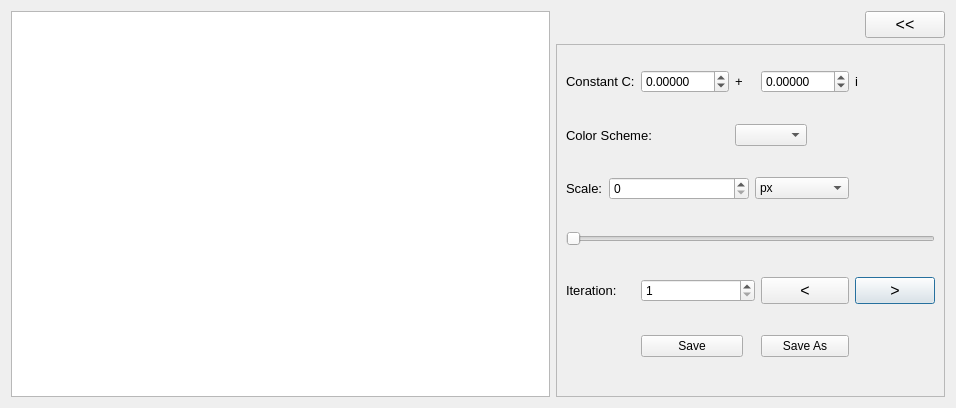
<?xml version="1.0" encoding="UTF-8"?>
<ui version="4.0">
 <class>Fractal_Dialog_Window</class>
 <widget class="QDialog" name="Fractal_Dialog_Window">
  <property name="geometry">
   <rect>
    <x>0</x>
    <y>0</y>
    <width>956</width>
    <height>408</height>
   </rect>
  </property>
  <property name="windowTitle">
   <string>Множина Жюліа</string>
  </property>
  <property name="windowIcon">
   <iconset resource="Resources.qrc">
    <normaloff>:/Icons/Icons/2.png</normaloff>:/Icons/Icons/2.png</iconset>
  </property>
  <layout class="QGridLayout" name="gridLayout_2">
   <item row="0" column="0" rowspan="2">
    <widget class="QGraphicsView" name="graphicsView"/>
   </item>
   <item row="1" column="1">
    <widget class="QFrame" name="frame">
     <property name="autoFillBackground">
      <bool>true</bool>
     </property>
     <property name="frameShape">
      <enum>QFrame::StyledPanel</enum>
     </property>
     <property name="frameShadow">
      <enum>QFrame::Raised</enum>
     </property>
     <layout class="QGridLayout" name="gridLayout" columnstretch="0,0,0,0,0,0,0,0">
      <property name="topMargin">
       <number>0</number>
      </property>
      <item row="5" column="7">
       <widget class="QPushButton" name="IterationForwardButton">
        <property name="font">
         <font>
          <pointsize>12</pointsize>
         </font>
        </property>
        <property name="text">
         <string>&gt;</string>
        </property>
       </widget>
      </item>
      <item row="2" column="0" colspan="3" alignment="Qt::AlignLeft">
       <widget class="QLabel" name="ColorScheme">
        <property name="font">
         <font>
          <pointsize>10</pointsize>
         </font>
        </property>
        <property name="text">
         <string>Color Scheme:</string>
        </property>
       </widget>
      </item>
      <item row="5" column="2" colspan="4">
       <widget class="QSpinBox" name="iterationSpinBox">
        <property name="minimum">
         <number>1</number>
        </property>
        <property name="maximum">
         <number>5000</number>
        </property>
       </widget>
      </item>
      <item row="3" column="5" colspan="2">
       <widget class="QComboBox" name="scaleComboBox">
        <item>
         <property name="text">
          <string>px</string>
         </property>
        </item>
        <item>
         <property name="text">
          <string>cm</string>
         </property>
        </item>
        <item>
         <property name="text">
          <string>mm</string>
         </property>
        </item>
       </widget>
      </item>
      <item row="1" column="7">
       <widget class="QLabel" name="I_Label">
        <property name="font">
         <font>
          <pointsize>10</pointsize>
         </font>
        </property>
        <property name="text">
         <string>i</string>
        </property>
       </widget>
      </item>
      <item row="5" column="0" colspan="2">
       <widget class="QLabel" name="Iteration">
        <property name="font">
         <font>
          <pointsize>10</pointsize>
         </font>
        </property>
        <property name="text">
         <string>Iteration:</string>
        </property>
       </widget>
      </item>
      <item row="5" column="6">
       <widget class="QPushButton" name="IterationBackwardButton">
        <property name="font">
         <font>
          <pointsize>12</pointsize>
         </font>
        </property>
        <property name="text">
         <string>&lt;</string>
        </property>
       </widget>
      </item>
      <item row="1" column="0" colspan="2">
       <widget class="QLabel" name="Constant_C">
        <property name="font">
         <font>
          <pointsize>10</pointsize>
         </font>
        </property>
        <property name="text">
         <string>Constant C:</string>
        </property>
       </widget>
      </item>
      <item row="6" column="2" colspan="2">
       <widget class="QPushButton" name="saveButton">
        <property name="text">
         <string>Save</string>
        </property>
       </widget>
      </item>
      <item row="1" column="6">
       <widget class="QDoubleSpinBox" name="imaginarySpinBox">
        <property name="decimals">
         <number>5</number>
        </property>
        <property name="minimum">
         <double>-100.000000000000000</double>
        </property>
        <property name="maximum">
         <double>100.000000000000000</double>
        </property>
       </widget>
      </item>
      <item row="4" column="0" colspan="8">
       <widget class="QSlider" name="scaleSlider">
        <property name="maximum">
         <number>2000</number>
        </property>
        <property name="singleStep">
         <number>25</number>
        </property>
        <property name="orientation">
         <enum>Qt::Horizontal</enum>
        </property>
       </widget>
      </item>
      <item row="6" column="6">
       <widget class="QPushButton" name="saveAsButton">
        <property name="text">
         <string>Save As</string>
        </property>
       </widget>
      </item>
      <item row="3" column="0">
       <widget class="QLabel" name="Scale">
        <property name="font">
         <font>
          <pointsize>10</pointsize>
         </font>
        </property>
        <property name="text">
         <string>Scale:</string>
        </property>
       </widget>
      </item>
      <item row="1" column="2">
       <widget class="QDoubleSpinBox" name="realSpinBox">
        <property name="decimals">
         <number>5</number>
        </property>
        <property name="minimum">
         <double>-100.000000000000000</double>
        </property>
        <property name="maximum">
         <double>100.000000000000000</double>
        </property>
       </widget>
      </item>
      <item row="3" column="1" colspan="4">
       <widget class="QSpinBox" name="scaleSpinBox">
        <property name="maximum">
         <number>2000</number>
        </property>
        <property name="singleStep">
         <number>25</number>
        </property>
       </widget>
      </item>
      <item row="1" column="3">
       <widget class="QLabel" name="Plus">
        <property name="font">
         <font>
          <pointsize>10</pointsize>
         </font>
        </property>
        <property name="text">
         <string>+</string>
        </property>
       </widget>
      </item>
      <item row="2" column="3" colspan="5" alignment="Qt::AlignLeft">
       <widget class="QComboBox" name="colorComboBox"/>
      </item>
     </layout>
    </widget>
   </item>
   <item row="0" column="1" alignment="Qt::AlignRight">
    <widget class="QPushButton" name="HideButton">
     <property name="enabled">
      <bool>true</bool>
     </property>
     <property name="maximumSize">
      <size>
       <width>200</width>
       <height>16777215</height>
      </size>
     </property>
     <property name="font">
      <font>
       <pointsize>12</pointsize>
      </font>
     </property>
     <property name="text">
      <string>&lt;&lt;</string>
     </property>
    </widget>
   </item>
  </layout>
 </widget>
 <resources>
  <include location="Resources.qrc"/>
 </resources>
 <connections/>
</ui>
